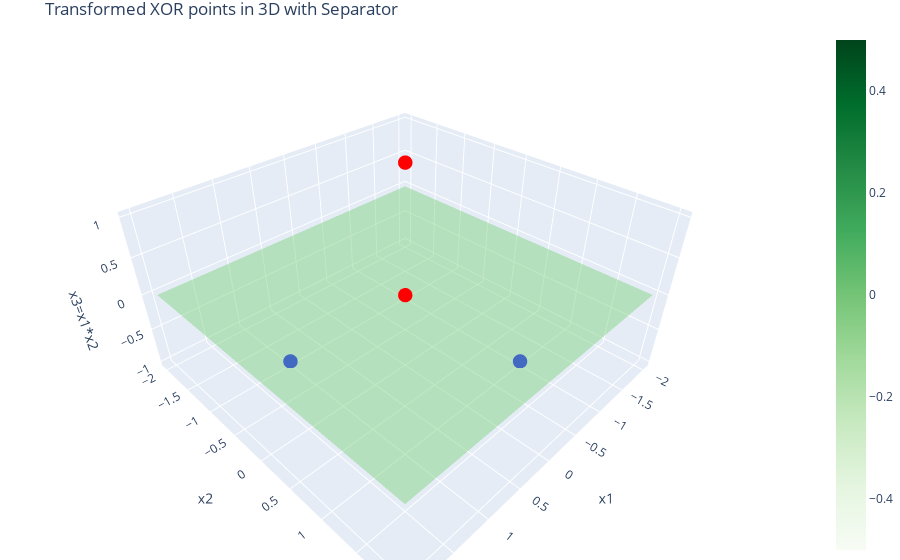

Write notebook code for a chart like this one.
### Code cell
import numpy as np
import plotly.graph_objects as go

# Original XOR dataset in 2D
X = np.array([ [1, 1], [-1, -1], [1, -1], [-1, 1]])
y = np.array([1, 1, -1, -1])

# Applying the feature transformation to 3D: x3 = x1 * x2 
X_tranformed = np.hstack((X, (X[:,0] * X[:,1]).reshape(-1, 1)))

fig = go.Figure()

colors = ['red' if label==1 else 'blue' for label in y]
fig.add_trace(go.Scatter3d(x=X_tranformed[:, 0], y=X_tranformed[:, 1], z=X_tranformed[:, 2] , mode='markers', marker=dict(color=colors, size=5)))


xx, yy = np.meshgrid(np.linspace(-2, 2, 50), np.linspace(-2, 2, 50))
zz = 0 * xx
fig.add_trace(go.Surface(x=xx, y=yy, z=zz, opacity=0.5, colorscale='Greens'))

fig.update_layout(title='Transformed XOR points in 3D with Separator', 
                  scene=dict(xaxis_title='x1', yaxis_title='x2', zaxis_title='x3=x1*x2'), margin=dict(l=0, r=0, b=0, t=30))

fig.show()

### Figure 1 — Plotly figure (JSON) as saved in the notebook; plotly's stock layout.template omitted (floating-point values rounded to 4 significant figures; data arrays with more than 128 entries replaced by an {"elided": "..."} marker saying what was removed)
{"data": [{"marker": {"color": ["red", "red", "blue", "blue"], "size": 5}, "mode": "markers", "type": "scatter3d", "x": [1, -1, 1, -1], "y": [1, -1, -1, 1], "z": [1, 1, -1, -1]}, {"colorscale": [[0, "rgb(247,252,245)"], [0.125, "rgb(229,245,224)"], [0.25, "rgb(199,233,192)"], [0.375, "rgb(161,217,155)"], [0.5, "rgb(116,196,118)"], [0.625, "rgb(65,171,93)"], [0.75, "rgb(35,139,69)"], [0.875, "rgb(0,109,44)"], [1, "rgb(0,68,27)"]], "opacity": 0.5, "type": "surface", "x": {"elided": "50x50 float values"}, "y": {"elided": "50x50 float values"}, "z": {"elided": "50x50 float values"}}], "layout": {"margin": {"b": 0, "l": 0, "r": 0, "t": 30}, "scene": {"xaxis": {"title": {"text": "x1"}}, "yaxis": {"title": {"text": "x2"}}, "zaxis": {"title": {"text": "x3=x1*x2"}}}, "title": {"text": "Transformed XOR points in 3D with Separator"}}}
